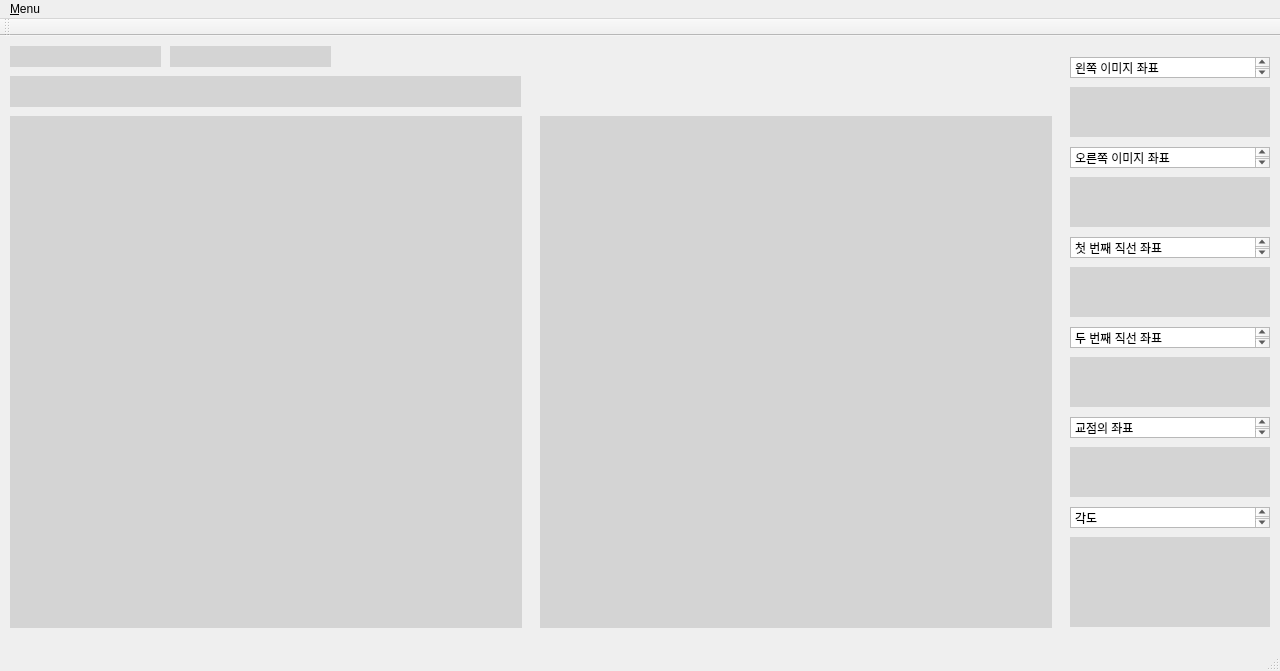
<?xml version="1.0" encoding="UTF-8"?>
<ui version="4.0">
 <class>MainWindow</class>
 <widget class="QMainWindow" name="MainWindow">
  <property name="geometry">
   <rect>
    <x>0</x>
    <y>0</y>
    <width>1280</width>
    <height>671</height>
   </rect>
  </property>
  <property name="windowTitle">
   <string>MainWindow</string>
  </property>
  <widget class="QWidget" name="centralWidget">
   <widget class="matDisplay" name="Mat_DIsplay">
    <property name="geometry">
     <rect>
      <x>10</x>
      <y>80</y>
      <width>512</width>
      <height>512</height>
     </rect>
    </property>
    <property name="styleSheet">
     <string notr="true">background-color: rgb(212, 212, 212);</string>
    </property>
    <property name="text">
     <string/>
    </property>
   </widget>
   <widget class="QLabel" name="mouse_position_lable">
    <property name="geometry">
     <rect>
      <x>1070</x>
      <y>51</y>
      <width>200</width>
      <height>50</height>
     </rect>
    </property>
    <property name="styleSheet">
     <string notr="true">background-color: rgb(212, 212, 212);</string>
    </property>
    <property name="text">
     <string/>
    </property>
   </widget>
   <widget class="matDisplay" name="Mat_Display2">
    <property name="geometry">
     <rect>
      <x>540</x>
      <y>80</y>
      <width>512</width>
      <height>512</height>
     </rect>
    </property>
    <property name="styleSheet">
     <string notr="true">background-color: rgb(212, 212, 212);
</string>
    </property>
    <property name="text">
     <string/>
    </property>
   </widget>
   <widget class="QLabel" name="mouse_position_lable_2">
    <property name="geometry">
     <rect>
      <x>1070</x>
      <y>141</y>
      <width>200</width>
      <height>50</height>
     </rect>
    </property>
    <property name="styleSheet">
     <string notr="true">background-color: rgb(212, 212, 212);</string>
    </property>
    <property name="text">
     <string/>
    </property>
   </widget>
   <widget class="QTextBrowser" name="textBrowser_3">
    <property name="geometry">
     <rect>
      <x>1070</x>
      <y>201</y>
      <width>200</width>
      <height>21</height>
     </rect>
    </property>
    <property name="html">
     <string>&lt;!DOCTYPE HTML PUBLIC &quot;-//W3C//DTD HTML 4.0//EN&quot; &quot;http://www.w3.org/TR/REC-html40/strict.dtd&quot;&gt;
&lt;html&gt;&lt;head&gt;&lt;meta name=&quot;qrichtext&quot; content=&quot;1&quot; /&gt;&lt;style type=&quot;text/css&quot;&gt;
p, li { white-space: pre-wrap; }
&lt;/style&gt;&lt;/head&gt;&lt;body style=&quot; font-family:'Gulim'; font-size:9pt; font-weight:400; font-style:normal;&quot;&gt;
&lt;p style=&quot; margin-top:0px; margin-bottom:0px; margin-left:0px; margin-right:0px; -qt-block-indent:0; text-indent:0px;&quot;&gt;첫 번째 직선 좌표&lt;/p&gt;&lt;/body&gt;&lt;/html&gt;</string>
    </property>
   </widget>
   <widget class="QLabel" name="mouse_position_lable_3">
    <property name="geometry">
     <rect>
      <x>1070</x>
      <y>231</y>
      <width>200</width>
      <height>50</height>
     </rect>
    </property>
    <property name="styleSheet">
     <string notr="true">background-color: rgb(212, 212, 212);</string>
    </property>
    <property name="text">
     <string/>
    </property>
   </widget>
   <widget class="QTextBrowser" name="textBrowser_4">
    <property name="geometry">
     <rect>
      <x>1070</x>
      <y>291</y>
      <width>200</width>
      <height>21</height>
     </rect>
    </property>
    <property name="html">
     <string>&lt;!DOCTYPE HTML PUBLIC &quot;-//W3C//DTD HTML 4.0//EN&quot; &quot;http://www.w3.org/TR/REC-html40/strict.dtd&quot;&gt;
&lt;html&gt;&lt;head&gt;&lt;meta name=&quot;qrichtext&quot; content=&quot;1&quot; /&gt;&lt;style type=&quot;text/css&quot;&gt;
p, li { white-space: pre-wrap; }
&lt;/style&gt;&lt;/head&gt;&lt;body style=&quot; font-family:'Gulim'; font-size:9pt; font-weight:400; font-style:normal;&quot;&gt;
&lt;p style=&quot; margin-top:0px; margin-bottom:0px; margin-left:0px; margin-right:0px; -qt-block-indent:0; text-indent:0px;&quot;&gt;두 번째 직선 좌표&lt;/p&gt;&lt;/body&gt;&lt;/html&gt;</string>
    </property>
   </widget>
   <widget class="QLabel" name="mouse_position_lable_4">
    <property name="geometry">
     <rect>
      <x>1070</x>
      <y>321</y>
      <width>200</width>
      <height>50</height>
     </rect>
    </property>
    <property name="styleSheet">
     <string notr="true">background-color: rgb(212, 212, 212);</string>
    </property>
    <property name="text">
     <string/>
    </property>
   </widget>
   <widget class="QTextBrowser" name="textBrowser_5">
    <property name="geometry">
     <rect>
      <x>1070</x>
      <y>381</y>
      <width>200</width>
      <height>21</height>
     </rect>
    </property>
    <property name="html">
     <string>&lt;!DOCTYPE HTML PUBLIC &quot;-//W3C//DTD HTML 4.0//EN&quot; &quot;http://www.w3.org/TR/REC-html40/strict.dtd&quot;&gt;
&lt;html&gt;&lt;head&gt;&lt;meta name=&quot;qrichtext&quot; content=&quot;1&quot; /&gt;&lt;style type=&quot;text/css&quot;&gt;
p, li { white-space: pre-wrap; }
&lt;/style&gt;&lt;/head&gt;&lt;body style=&quot; font-family:'Gulim'; font-size:9pt; font-weight:400; font-style:normal;&quot;&gt;
&lt;p style=&quot; margin-top:0px; margin-bottom:0px; margin-left:0px; margin-right:0px; -qt-block-indent:0; text-indent:0px;&quot;&gt;교점의 좌표&lt;/p&gt;&lt;/body&gt;&lt;/html&gt;</string>
    </property>
   </widget>
   <widget class="QLabel" name="mouse_position_lable_5">
    <property name="geometry">
     <rect>
      <x>1070</x>
      <y>411</y>
      <width>200</width>
      <height>50</height>
     </rect>
    </property>
    <property name="styleSheet">
     <string notr="true">background-color: rgb(212, 212, 212);</string>
    </property>
    <property name="text">
     <string/>
    </property>
   </widget>
   <widget class="QTextBrowser" name="textBrowser_6">
    <property name="geometry">
     <rect>
      <x>1070</x>
      <y>471</y>
      <width>200</width>
      <height>21</height>
     </rect>
    </property>
    <property name="html">
     <string>&lt;!DOCTYPE HTML PUBLIC &quot;-//W3C//DTD HTML 4.0//EN&quot; &quot;http://www.w3.org/TR/REC-html40/strict.dtd&quot;&gt;
&lt;html&gt;&lt;head&gt;&lt;meta name=&quot;qrichtext&quot; content=&quot;1&quot; /&gt;&lt;style type=&quot;text/css&quot;&gt;
p, li { white-space: pre-wrap; }
&lt;/style&gt;&lt;/head&gt;&lt;body style=&quot; font-family:'Gulim'; font-size:9pt; font-weight:400; font-style:normal;&quot;&gt;
&lt;p style=&quot; margin-top:0px; margin-bottom:0px; margin-left:0px; margin-right:0px; -qt-block-indent:0; text-indent:0px;&quot;&gt;각도&lt;/p&gt;&lt;/body&gt;&lt;/html&gt;</string>
    </property>
   </widget>
   <widget class="QLabel" name="mouse_position_lable_6">
    <property name="geometry">
     <rect>
      <x>1070</x>
      <y>501</y>
      <width>200</width>
      <height>90</height>
     </rect>
    </property>
    <property name="styleSheet">
     <string notr="true">background-color: rgb(212, 212, 212);</string>
    </property>
    <property name="text">
     <string/>
    </property>
   </widget>
   <widget class="QTextEdit" name="textEdit">
    <property name="geometry">
     <rect>
      <x>1070</x>
      <y>21</y>
      <width>200</width>
      <height>21</height>
     </rect>
    </property>
    <property name="html">
     <string>&lt;!DOCTYPE HTML PUBLIC &quot;-//W3C//DTD HTML 4.0//EN&quot; &quot;http://www.w3.org/TR/REC-html40/strict.dtd&quot;&gt;
&lt;html&gt;&lt;head&gt;&lt;meta name=&quot;qrichtext&quot; content=&quot;1&quot; /&gt;&lt;style type=&quot;text/css&quot;&gt;
p, li { white-space: pre-wrap; }
&lt;/style&gt;&lt;/head&gt;&lt;body style=&quot; font-family:'Gulim'; font-size:9pt; font-weight:400; font-style:normal;&quot;&gt;
&lt;p style=&quot; margin-top:0px; margin-bottom:0px; margin-left:0px; margin-right:0px; -qt-block-indent:0; text-indent:0px;&quot;&gt;왼쪽 이미지 좌표&lt;/p&gt;&lt;/body&gt;&lt;/html&gt;</string>
    </property>
   </widget>
   <widget class="QTextEdit" name="textEdit_2">
    <property name="geometry">
     <rect>
      <x>1070</x>
      <y>111</y>
      <width>200</width>
      <height>21</height>
     </rect>
    </property>
    <property name="html">
     <string>&lt;!DOCTYPE HTML PUBLIC &quot;-//W3C//DTD HTML 4.0//EN&quot; &quot;http://www.w3.org/TR/REC-html40/strict.dtd&quot;&gt;
&lt;html&gt;&lt;head&gt;&lt;meta name=&quot;qrichtext&quot; content=&quot;1&quot; /&gt;&lt;style type=&quot;text/css&quot;&gt;
p, li { white-space: pre-wrap; }
&lt;/style&gt;&lt;/head&gt;&lt;body style=&quot; font-family:'Gulim'; font-size:9pt; font-weight:400; font-style:normal;&quot;&gt;
&lt;p style=&quot; margin-top:0px; margin-bottom:0px; margin-left:0px; margin-right:0px; -qt-block-indent:0; text-indent:0px;&quot;&gt;오른쪽 이미지 좌표&lt;/p&gt;&lt;/body&gt;&lt;/html&gt;</string>
    </property>
   </widget>
   <widget class="QLabel" name="line_status">
    <property name="geometry">
     <rect>
      <x>10</x>
      <y>10</y>
      <width>151</width>
      <height>21</height>
     </rect>
    </property>
    <property name="styleSheet">
     <string notr="true">background-color: rgb(212, 212, 212);</string>
    </property>
    <property name="text">
     <string/>
    </property>
   </widget>
   <widget class="QLabel" name="line_order">
    <property name="geometry">
     <rect>
      <x>10</x>
      <y>40</y>
      <width>511</width>
      <height>31</height>
     </rect>
    </property>
    <property name="styleSheet">
     <string notr="true">background-color: rgb(212, 212, 212);</string>
    </property>
    <property name="text">
     <string/>
    </property>
   </widget>
   <widget class="QLabel" name="location_status">
    <property name="geometry">
     <rect>
      <x>170</x>
      <y>10</y>
      <width>161</width>
      <height>21</height>
     </rect>
    </property>
    <property name="styleSheet">
     <string notr="true">background-color: rgb(212, 212, 212);</string>
    </property>
    <property name="text">
     <string/>
    </property>
   </widget>
  </widget>
  <widget class="QToolBar" name="mainToolBar">
   <attribute name="toolBarArea">
    <enum>TopToolBarArea</enum>
   </attribute>
   <attribute name="toolBarBreak">
    <bool>false</bool>
   </attribute>
  </widget>
  <widget class="QStatusBar" name="statusBar"/>
  <widget class="QMenuBar" name="menuBar">
   <property name="geometry">
    <rect>
     <x>0</x>
     <y>0</y>
     <width>1280</width>
     <height>21</height>
    </rect>
   </property>
   <widget class="QMenu" name="menu_Menu">
    <property name="title">
     <string>&amp;Menu</string>
    </property>
    <widget class="QMenu" name="menuLine">
     <property name="title">
      <string>Line</string>
     </property>
     <addaction name="Line_on"/>
     <addaction name="Line_off"/>
    </widget>
    <widget class="QMenu" name="menuFile">
     <property name="title">
      <string>File</string>
     </property>
     <addaction name="separator"/>
     <addaction name="File_open"/>
     <addaction name="File_save"/>
    </widget>
    <widget class="QMenu" name="menuLocation">
     <property name="title">
      <string>Location</string>
     </property>
     <addaction name="Back_side"/>
     <addaction name="Right_side"/>
     <addaction name="Left_side"/>
     <addaction name="Upper_side"/>
    </widget>
    <addaction name="separator"/>
    <addaction name="menuFile"/>
    <addaction name="menuLine"/>
    <addaction name="menuLocation"/>
    <addaction name="img_seg"/>
   </widget>
   <addaction name="menu_Menu"/>
  </widget>
  <action name="Line_on">
   <property name="text">
    <string>Line_on</string>
   </property>
  </action>
  <action name="Line_off">
   <property name="text">
    <string>Line_off</string>
   </property>
  </action>
  <action name="File_open">
   <property name="text">
    <string>File_open</string>
   </property>
  </action>
  <action name="File_save">
   <property name="text">
    <string>File_save</string>
   </property>
  </action>
  <action name="Back_side">
   <property name="text">
    <string>Back_side</string>
   </property>
  </action>
  <action name="Right_side">
   <property name="text">
    <string>Right_side</string>
   </property>
  </action>
  <action name="Left_side">
   <property name="text">
    <string>Left_side</string>
   </property>
  </action>
  <action name="Upper_side">
   <property name="text">
    <string>Upper_side</string>
   </property>
  </action>
  <action name="img_seg">
   <property name="text">
    <string>Img segmentation</string>
   </property>
  </action>
 </widget>
 <layoutdefault spacing="6" margin="11"/>
 <customwidgets>
  <customwidget>
   <class>matDisplay</class>
   <extends>QLabel</extends>
   <header location="global">matdisplay.h</header>
  </customwidget>
 </customwidgets>
 <resources/>
 <connections/>
</ui>
